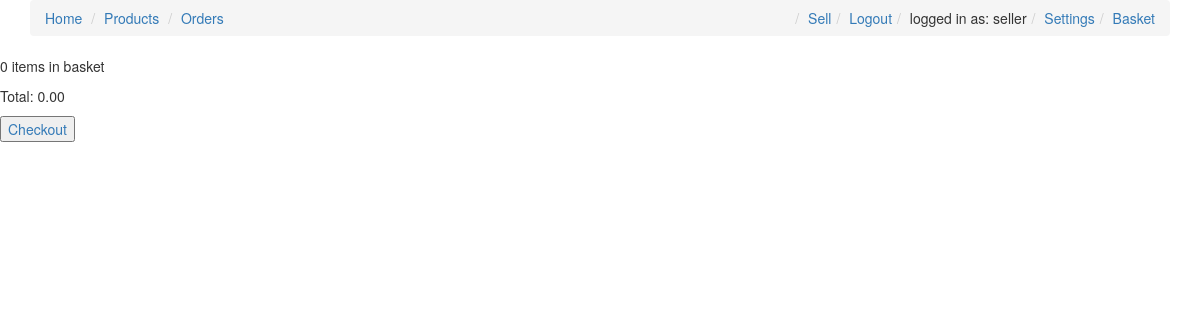
/products/basket/ (signed in), run on the app's committed database.
### accounts/models.py (models this page shows, shortened)
class CustomUser(AbstractBaseUser, PermissionsMixin):
	email = models.EmailField(_('email address'), unique=True)
	first_name = models.CharField(max_length=40)
	last_name = models.CharField(max_length=40)
	is_buyer = models.BooleanField(default=True)
	is_seller = models.BooleanField(default=False)
	is_staff = models.BooleanField(default=False)
	is_active = models.BooleanField(default=True)
	date_joined = models.DateTimeField(default=timezone.now)
	stripe_customer_id = models.CharField(max_length=40)
	stripe_seller_id = models.CharField(max_length=40, default= '')
	stripe_seller_TOS_accepted = models.BooleanField(default=False)
	USERNAME_FIELD = 'email'
	REQUIRED_FIELDS = []
	objects = CustomUserManager()

### products/models.py (models this page shows)
class Basket(models.Model):
	user = models.ForeignKey(CustomUser, null=True, blank=True, on_delete=models.CASCADE)
	item_count = models.PositiveIntegerField(default=0)
	total = models.DecimalField(default=0.00, max_digits=10, decimal_places=2)

### products/views.py (the view)
# urls.py: path('basket/', views.basket_view, name='basket'),
def basket_view(request):
	basketItems = AddToBasket.objects.filter(basket__user__exact=request.user)
	basket = get_object_or_404(Basket, user=request.user)
	context={
	'items' : basketItems,
	'basket': basket
	}
	return render(request, 'products/basket.html', context)

### products/templates/products/basket.html (shortened to what this page needs)
{% extends 'base.html' %}
{% block content %}
<div>
	<p> {{ basket.item_count }} items in basket</p>
	<p> Total: {{ basket.total }} </p>
	<a href="{% url 'orders:create_order' %}"><button>Checkout</button></a>
</div>
{% endblock %}

### templates/base.html (shortened to what this page needs)
<!DOCTYPE html>
<html>
<head>
	<link rel="stylesheet" href="https://maxcdn.bootstrapcdn.com/bootstrap/3.3.7/css/bootstrap.min.css">
	{% load static %}
	<link rel="stylesheet" type="text/css" href="{% static 'css/style.css'%}">
</head>
<body>
	<div class="container">
		<ol class="breadcrumb">
			<li><a href="{% url 'pages:home' %}">Home</a></li>
			<li><a href="{% url 'products:product_list' %}">Products</a></li>
			<li><a href="{% url 'orders:order_list'%}">Orders</a></li>
			{% if not request.user.is_authenticated %}
				<li class='pull-right'><a href="{% url 'accounts:signup' %}">Sign Up</a></li>
				<li class="pull-right"><a href="{% url 'accounts:login' %}">Login</a></li>
			{% else %}
				<li class="pull-right"><a href="{% url 'products:basket'%}">Basket</a></li>
				<li class="pull-right"><a href="{% url 'accounts:settings' %}">Settings</a></li>
				<li class="pull-right">logged in as: {{ request.user.first_name }} </li>
				<li class="pull-right"><a href="{% url 'accounts:logout' %}">Logout</a></li>
				<li class="pull-right"><a href="{% url 'accounts:sellers_hub' %}">Sell</a></li>
			{% endif %}
		</ol>
	</div>
	{% block content %}
	{% endblock %}
</body>
</html>

### data on the page
CustomUser: user.first_name "seller"
Basket: item_count "0", total "0.00"
